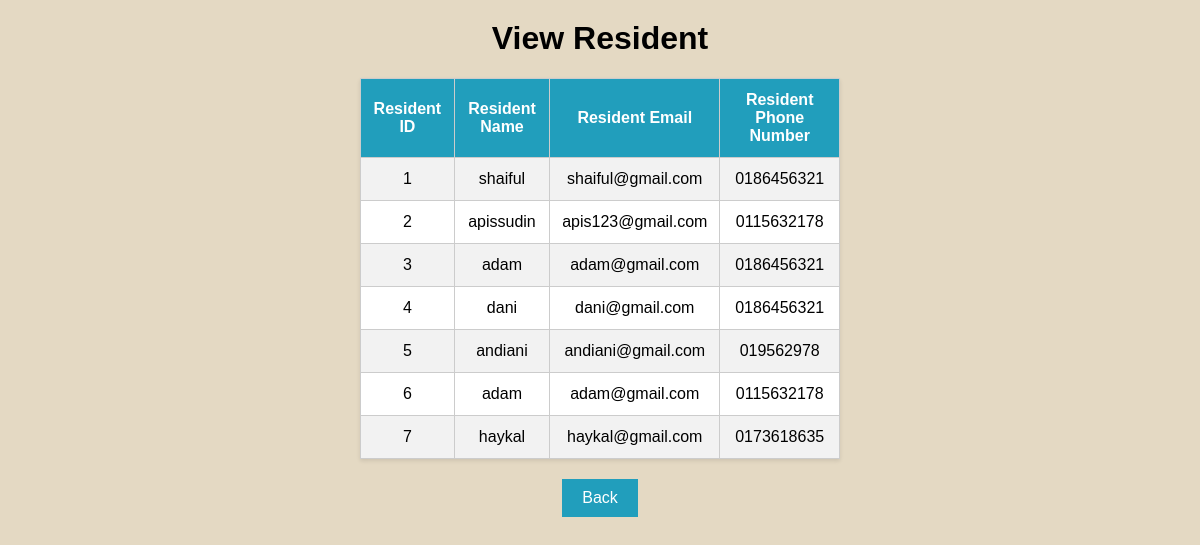
The page /my_page/ViewResident/1/ on the database its author committed.
### Visitor_subproject/models.py (models this page shows)
class RESIDENT(models.Model):
    Resid=models.AutoField(primary_key=True)
    Resname=models.CharField(max_length=20)
    Resemail=models.CharField(max_length=100)
    Resphonenumber=models.CharField(max_length=15)
    ResPassword = models.CharField(max_length=100)
    manager = models.ForeignKey(Manager, on_delete=models.CASCADE)

### Visitor_subproject/views.py (the view)
# urls.py: path('ViewResident/<int:Staffid>/', views.ViewResident, name='ViewResident'),
def ViewResident(request, Staffid):
    try:
        staff = STAFF.objects.get(Staffid=Staffid)
        alldata = RESIDENT.objects.all()  # Fetch all resident data
    except STAFF.DoesNotExist:
        return render(request, "LoginpageStaff.html")
    context = {
        'staff': staff,
        'alldata': alldata
    }
    return render(request, "ViewResident.html", context)

### Visitor_subproject/Templates/ViewResident.html (shortened to what this page needs)
<!DOCTYPE html>
<html lang="en">
<head>
</head>
<body>
    <h1>View Resident</h1>
    <table>
        <tr>
            <th>Resident ID</th>
            <th>Resident Name</th>
            <th>Resident Email</th>
            <th>Resident Phone Number</th>
        </tr>
        {% for data in alldata %}
            <tr>
                <td>{{ data.Resid }}</td>
                <td>{{ data.Resname }}</td>
                <td>{{ data.Resemail }}</td>
                <td>{{ data.Resphonenumber }}</td>
            </tr>
        {% endfor %}
    </table>
    <div class="btn-container">
        <a href="{% url 'StaffPage' staff.Staffid %}" class="btn">Back</a>
    </div>
</body>
</html>

### Visitor_subproject/Templates/ViewResident.html (style rules this page uses)
body { font-family: Arial, sans-serif; background-color: #e4d9c3; text-align: center; margin: 0; }
h1 { margin-top: 20px; }
table { width: 40%; border-collapse: collapse; margin: 20px auto; background-color: #fff; box-shadow: 0 2px 4px rgba(0, 0, 0, 0.1); }
th, td { padding: 12px; border: 1px solid #ccc; }
th { background-color: #219ebc; color: #fff; }
tr:nth-child(even) { background-color: #f2f2f2; }
.btn-container { margin-top: 20px; }
.btn { display: inline-block; background-color: #219ebc; color: #fff; padding: 10px 20px; text-decoration: none; margin: 0 10px; }

### rows shown on the page
RESIDENT: Resid "1", Resname "shaiful", Resemail "shaiful@gmail.com", Resphonenumber "0186456321"
RESIDENT: Resid "2", Resname "apissudin", Resemail "apis123@gmail.com", Resphonenumber "0115632178"
RESIDENT: Resid "3", Resname "adam", Resemail "adam@gmail.com", Resphonenumber "0186456321"
RESIDENT: Resid "4", Resname "dani", Resemail "dani@gmail.com", Resphonenumber "0186456321"
RESIDENT: Resid "5", Resname "andiani", Resemail "andiani@gmail.com", Resphonenumber "019562978"
RESIDENT: Resid "6", Resname "adam", Resemail "adam@gmail.com", Resphonenumber "0115632178"
RESIDENT: Resid "7", Resname "haykal", Resemail "haykal@gmail.com", Resphonenumber "0173618635"
